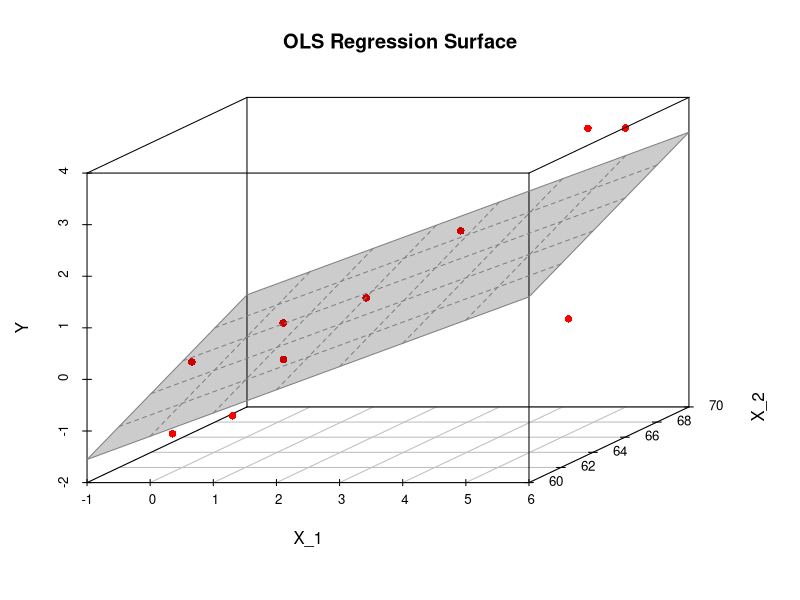
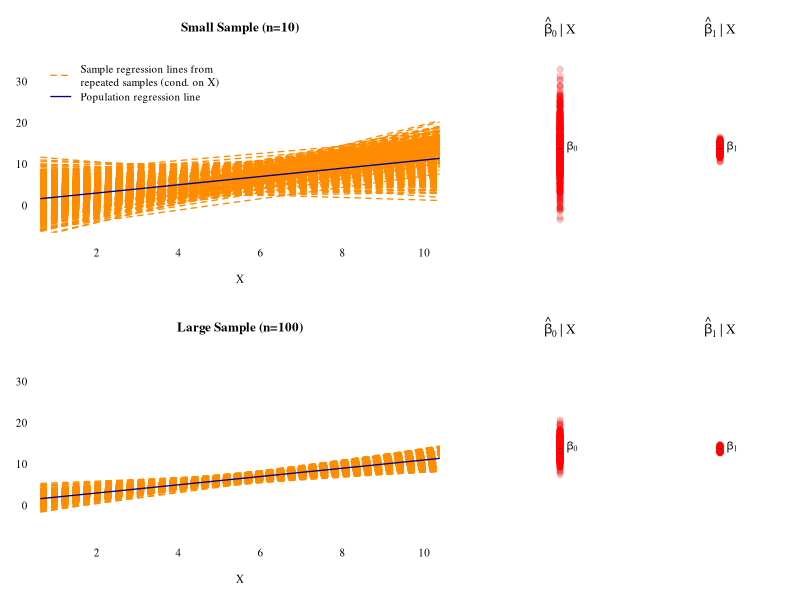

Source code (R) for these figures, in order:
## ---- chunk 1
# Some given data
X_1 <- c(1.9,0.8,1.1,0.1,-0.1,4.4,4.6,1.6,5.5,3.4)
X_2 <- c(66, 62, 64, 61, 63, 70, 68, 62, 68, 66)
Y   <- c(0.7,-1.0,-0.2,-1.2,-0.1,3.4,0.0,0.8,3.7,2.0)
dataset <-  cbind.data.frame(X_1,X_2,Y)
## Compute the OLS estimation
my.lm <- lm(Y ~ X_1 + X_2, data = dataset)
## Plot sample regression surface
library("scatterplot3d") # library for 3d plots
plot3d <- scatterplot3d(x = X_1, y = X_2, z = Y,
          angle=33, scale.y=0.8, pch=16,
          color ="red", main ="OLS Regression Surface")
plot3d$plane3d(my.lm, lty.box = "solid", col=gray(.5), 
          draw_polygon=TRUE)
## ---- chunk 2
set.seed(123)
n     <- 100               # Sample size
X     <- runif(n, 0, 10)   # Relevant X variable
X_ir  <- runif(n, 5, 20)   # Irrelevant X variable
error <- rt(n, df = 10)*10  # True error
Y     <- 1 + 5 * X + error    # Y variable
lm1   <- summary(lm(Y~X))     # Correct OLS regression 
lm2   <- summary(lm(Y~X+X_ir))# OLS regression with X_ir 
lm1$r.squared < lm2$r.squared
## ---- chunk 3
## install.packages("AER")
suppressPackageStartupMessages(library("AER")) # load the R package
data(CPS1988)                                  # attach the data
## ---- chunk 4
summary(CPS1988)
## ---- chunk 5
cps_lm <- lm(log(wage) ~ experience + I(experience^2) + 
               education + ethnicity, data = CPS1988)
## ---- chunk 6
## Regression output without (!) robust standard errors (SEs)
## Generally, do not do this, but use robust SEs (see Chapter 5).
summary(cps_lm)
## ---- chunk 7
cps_lm_2 <- lm(log(wage) ~ experience + I(experience^2) + 
                 education*ethnicity, data = CPS1988)
## Regression output table:
summary(cps_lm_2)
## ---- chunk 8
## Sample sizes
n_small      <-  10 # small sample size
n_large      <- 100 # large sample size

## True parameter values
beta0 <- 1
beta1 <- 1

## Generate explanatory variables (random design)
X_n_small  <- runif(n_small, min = 1, max = 10)
X_n_large  <- runif(n_large, min = 1, max = 10)

## Monte-Carlo (MC) Simulation 
## 1. Generate data
## 2. Compute and store estimates
## Repeat steps 1. and 2. many times
set.seed(3)
## Number of Monte Carlo repetitions
## How many samples to draw from the models
rep          <- 1000

## Containers to store the lm-results
n_small_list <- vector(mode = "list", length = rep)
n_large_list <- vector(mode = "list", length = rep)

for(r in 1:rep){
## Sampling from the model conditionally on X_n_small
error_n_small     <- rnorm(n_small, mean = 0, sd = 5)
Y_n_small         <- beta0 + beta1 * X_n_small + error_n_small
n_small_list[[r]] <- lm(Y_n_small ~ X_n_small)  
## Sampling from the model conditionally on X_n_large
error_n_large     <- rnorm(n_large, mean = 0, sd = 5)
Y_n_large         <- beta0 + beta1 * X_n_large + error_n_large
n_large_list[[r]] <- lm(Y_n_large ~ X_n_large)  
}

## Reading out the parameter estimates
beta0_estimates_n_small <- rep(NA, rep)
beta1_estimates_n_small <- rep(NA, rep)
beta0_estimates_n_large <- rep(NA, rep)
beta1_estimates_n_large <- rep(NA, rep)
for(r in 1:rep){
beta0_estimates_n_small[r] <- n_small_list[[r]]$coefficients[1]
beta1_estimates_n_small[r] <- n_small_list[[r]]$coefficients[2]
beta0_estimates_n_large[r] <- n_large_list[[r]]$coefficients[1]
beta1_estimates_n_large[r] <- n_large_list[[r]]$coefficients[2]
}
## ---- chunk 9
## Plotting the results
library("scales") # alpha() produces transparent colors

## Define a common y-axis range
y_range <- range(beta0_estimates_n_small,
                 beta1_estimates_n_small)*1.1

## Generate the plot
par(family = "serif") # Serif fonts
## Layout of plotting area
layout(matrix(c(1:6), 2, 3, byrow = TRUE), widths = c(3,1,1))
## Plot 1
plot(x=0, y=0, axes=FALSE, xlab="X", ylab="Y", type="n",
     xlim=c(1,10), ylim=c(-5,35), main="Small Sample (n=10)")
axis(1, tick = FALSE); axis(2, tick = FALSE, las = 2)
for(r in 1:rep){
abline(n_small_list[[r]], lty=2, lwd = 1.3, col="darkorange")
}
abline(a = beta0, b = beta1, lwd=1.3, col="darkblue")
legend("topleft", col=c("darkorange", "darkblue"), legend=c(
"Sample regression lines from\nrepeated samples (cond. on X)", 
                  "Population regression line"), 
       lwd=1.3, lty=c(2,1), bty="n")
## Plot 2
plot(x=rep(0,rep), y=beta0_estimates_n_small, axes=FALSE, 
     xlab="", ylab="", pch=19, cex=1.2, ylim=y_range,
  main=expression(hat(beta)[0]~'|'~X), col=alpha("red",0.2))
points(x = 0, y=beta0, pch="-", cex = 1.2, col="black")
text(x=0, y=beta0, labels = expression(beta[0]), pos = 4)
## Plot 3
plot(x=rep(0,rep), y=beta1_estimates_n_small, axes=FALSE, 
     xlab="", ylab="", pch=19, cex=1.2, ylim=y_range,
  main=expression(hat(beta)[1]~'|'~X), col=alpha("red",0.2))
points(x = 0, y=beta1, pch="-", cex = 1.2, col="black")
text(x=0, y=beta1, labels = expression(beta[1]), pos = 4)
## Plot 4
plot(x=0, y=0, axes=FALSE, xlab="X", ylab="Y", type="n",
     xlim=c(1,10), ylim=c(-5,35), main="Large Sample (n=100)")
axis(1, tick = FALSE); axis(2, tick = FALSE, las = 2)
for(r in 1:rep){
abline(n_large_list[[r]], lty=2, lwd = 1.3, col="darkorange")
}
abline(a = beta0, b = beta1, lwd=1.3, col="darkblue")
## Plot 5
plot(x=rep(0,rep), y=beta0_estimates_n_large, axes=FALSE, 
     xlab="", ylab="", pch=19, cex=1.2, ylim=y_range,
  main=expression(hat(beta)[0]~'|'~X), col=alpha("red",0.2))
points(x = 0, y=beta0, pch="-", cex = 1.2, col="black")
text(x=0, y=beta0, labels = expression(beta[0]), pos = 4)
## Plot 6
plot(x=rep(0,rep), y=beta1_estimates_n_large, axes=FALSE, 
     xlab="", ylab="", pch=19, cex=1.2, ylim=y_range,
  main=expression(hat(beta)[1]~'|'~X), col=alpha("red",0.2))
points(x=0, y=beta1, pch="-", cex = 1.2, col="black")
text(x=0, y=beta1, labels = expression(beta[1]), pos = 4)
